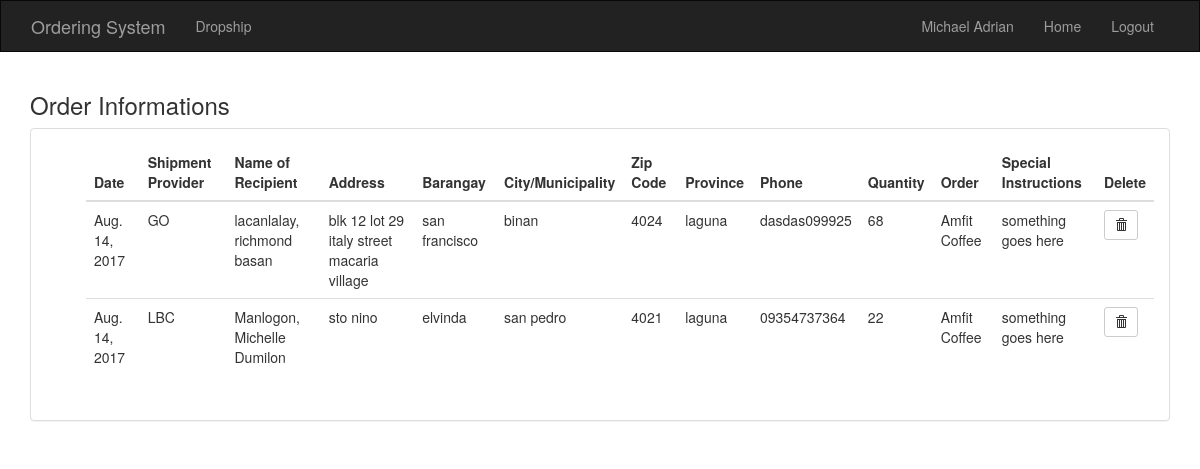
/ordering/detail/ (signed in), run on the app's committed database.
### ordering/models.py (models this page shows, shortened)
class Order(models.Model):
    ORDER_CHOICES = (
        ('Amfit Coffee', 'Amfit Coffee'),
        ('Algi Cleans', 'Algi Cleans'),
    )
    SHIPMENT_CHOICES = (
        ('LBC','LBC'),
        ('GO','GO'),
        ('JRS Express','JRS Express'),
        ('Zen','Zen'),
        ('Philpost','Philpost'),
        ('EMS','EMS'),
        ('Fedex','Fedex'),
        ('DHL','DHL'),
    )
    date = models.DateField(("Date"), default=datetime.now())
    shipment_provider = models.CharField(max_length=100, choices=SHIPMENT_CHOICES)
    last_name = models.CharField(max_length=250)
    first_name = models.CharField(max_length=250)
    middle_name = models.CharField(max_length=250)
    address = models.TextField(max_length=250)
    barangay = models.CharField(max_length=250)
    city_and_municipality = models.CharField(max_length=250)
    zip_code = models.IntegerField(default=0)
    province = models.CharField(max_length=250)
    phone = models.CharField(max_length=13)
    quantity = models.IntegerField(default=0)
    order = models.CharField(max_length=250, choices=ORDER_CHOICES)
    special_instructions = models.CharField(max_length=250, default='')
    class meta:
        ordering = ('order')

### ordering/views.py (the view)
def detail(request):
    all_order = Order.objects.all()
    return render(request, 'ordering/detail.html', {'all_order': all_order})

### ordering/templates/ordering/detail.html (shortened to what this page needs)
{% extends 'ordering/base.html' %}
{% block body %}
<div class="container-fluid">
  <div class="table">
    <div class="col-md-12 col-md-12">
      <h3>Order Informations</h3>
      <div class="panel panel-default">
        <div class="panel-body">
          <ul>
            <div class="table-responsive">
              <table class="table table-hover">
              <thead>
                <tr>
                  <th>Date</th>
                  <th>Shipment Provider</th>
                  <th>Name of Recipient</th>
                  <th>Address</th>
                  <th>Barangay</th>
                  <th>City/Municipality</th>
                  <th>Zip Code</th>
                  <th>Province</th>
                  <th>Phone</th>
                  <th>Quantity</th>
                  <th>Order</th>
                  <th>Special Instructions</th>
                  <th>Delete</th>
                </tr>
              </thead>
              <tbody>
                {% if all_order %}
                {% for order in all_order %}
                <tr>
                  <td>{{ order.date }}</td>
                  <td>{{ order.shipment_provider }}</td>
                  <td>{{ order.last_name }}, {{ order.first_name }} {{ order.middle_name }}</td>
                  <td>{{ order.address }}</td>
                  <td>{{ order.barangay }}</td>
                  <td>{{ order.city_and_municipality }}</td>
                  <td>{{ order.zip_code }}</td>
                  <td>{{ order.province }}</td>
                  <td>{{ order.phone }}</td>
                  <td>{{ order.quantity }}</td>
                  <td>{{ order.order }}</td>
                  <td>{{ order.special_instructions }}</td>
                  <td><form action="{% url 'ordering:order_delete' order.id %}" method="post" style="display: inline;">
                      <button type="submit" class="btn btn-default btn-sm">
                          <span class="glyphicon glyphicon-trash"></span>
                      </button>
                  </form>
                  </td>
                </tr>
                {% endfor %}
                {% else %}
                <h1>You don't have any orders.</h1>
                {% endif %}
              </tbody>
              </table>
            </div>
          </ul>
        </div>
      </div>
    </div>
  </div>
</div>
{% endblock %}

### ordering/templates/ordering/base.html (shortened to what this page needs)
<!DOCTYPE html>
<html>
  <head>
    {% load staticfiles %}
    <link rel="stylesheet" href="https://maxcdn.bootstrapcdn.com/bootstrap/3.3.6/css/bootstrap.min.css" />
    <link rel="stylesheet" type="text/css" href="{% static 'ordering/style.css' %}"/>
  </head>
  <body>
    <nav class="navbar navbar-inverse">
    <div class="container-fluid">
        <div class="container-fluid">
          <div class="navbar-header">
            <a class="navbar-brand" href="{% url 'ordering:home' %}">Ordering System</a>
          </div>
          <div id="navbar" class="navbar-collapse collapse">
            {% if user.is_superuser %}
              <ul class="nav navbar-nav">
                <li><a href="{% url 'ordering:detail' %}">Dropship Information</a></li>
                <li><a href="{% url 'ordering:inventory_menu' %}">Inventory information</a></li>
                <li><a href="{% url 'ordering:order_create' %}">Dropship add</a></li>
              </ul>
              <ul class="nav navbar-nav navbar-right">
                <li><a href="{% url 'ordering:view_profile' %}">{{ user.first_name }}</a></li>
                <li><a href="{% url 'ordering:home' %}">Home</a></li>
                <li><a href="{% url 'ordering:logout' %}">Logout</a></li>
              </ul>
            {% elif user.is_authenticated %}
              <ul class="nav navbar-nav">
                <li><a href="{% url 'ordering:order_create' %}">Dropship</a></li>
              </ul>
              <ul class="nav navbar-nav navbar-right">
                <li><a href="{% url 'ordering:view_profile' %}">{{ user.first_name }}</a></li>
                <li><a href="{% url 'ordering:home' %}">Home</a></li>
                <li><a href="{% url 'ordering:logout' %}">Logout</a></li>
              </ul>
            {% endif %}
          </div>
        </div>
    </div>
  </nav>
    {% block body %}
    {% endblock %}
  </body>
</html>

### ordering/static/ordering/style.css (style rules this page uses)
.navbar { border-radius: 0; }

### data on the page
Order: date "Aug. 14, 2017", shipment_provider "GO", last_name "lacanlalay", first_name "richmond", middle_name "basan", address "blk 12 lot 29 italy street macaria village", barangay "san francisco", city_and_municipality "binan", zip_code "4024", province "laguna", phone "dasdas099925", quantity "68", order "Amfit Coffee", special_instructions "something goes here"
Order: date "Aug. 14, 2017", shipment_provider "LBC", last_name "Manlogon", first_name "Michelle", middle_name "Dumilon", address "sto nino", barangay "elvinda", city_and_municipality "san pedro", zip_code "4021", province "laguna", phone "09354737364", quantity "22", order "Amfit Coffee", special_instructions "something goes here"

### other printed values
{{ user.first_name }} "Michael Adrian"
